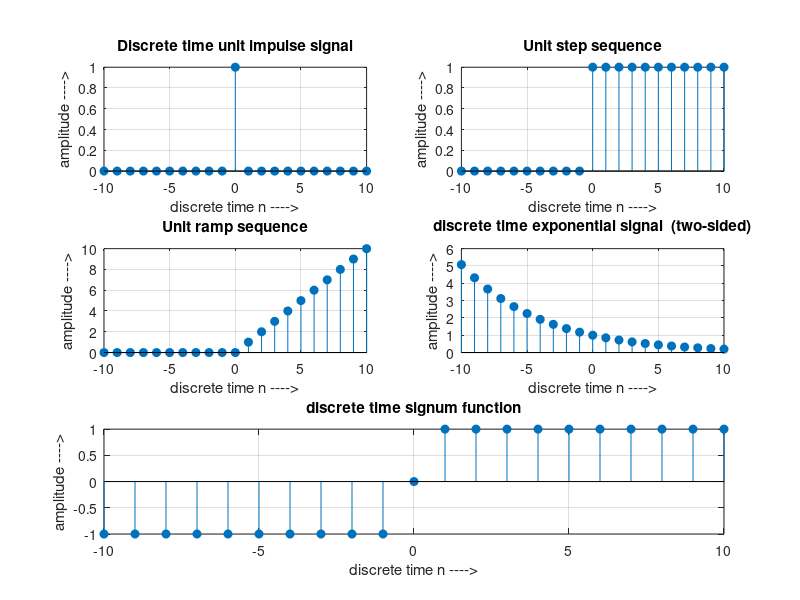
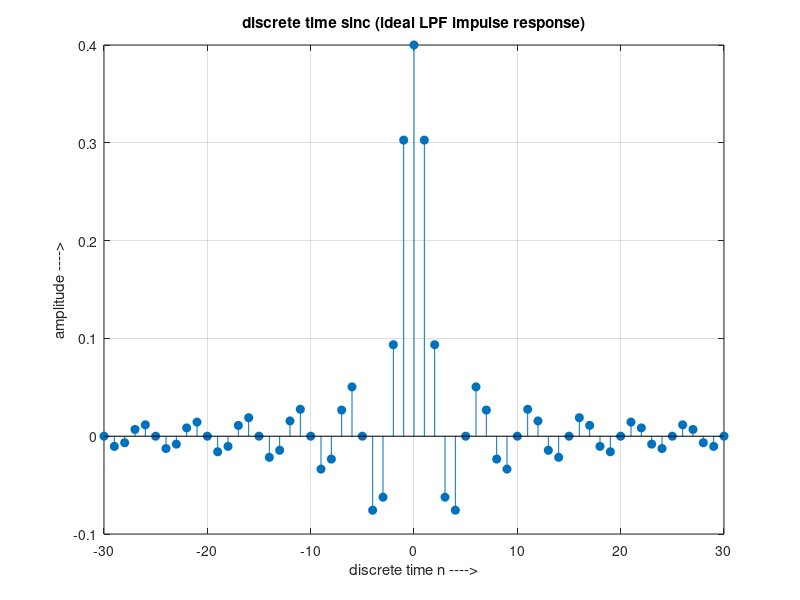

Recreate these plots in MATLAB, in order.
% -------------------------------------------------------------
% discrete_signals.m  (fixed sinc + two-sided exponential)
% -------------------------------------------------------------
clear; close all; clc;

outdir = fullfile(pwd,'figures'); if ~exist(outdir,'dir'), mkdir(outdir); end

n_short = -10:10;      % index for basic signals
n_sinc  = -30:30;      % wider window for sinc

%% ----- Basic signals -----

% Unit impulse δ[n]
delta = (n_short == 0);

% Unit step u[n]
u = (n_short >= 0);

% Unit ramp r[n] = n·u[n]
r = n_short .* u;

% *** Two-sided exponential  x[n] = alpha^n  (decays to the right) ***
alpha = 0.85;                  % 0<alpha<1
xexp = alpha .^ n_short;       % no u[n]; defined for all n

% Signum sgn[n]
sgn = zeros(size(n_short)); sgn(n_short>0)=1; sgn(n_short<0)=-1;

% *** Discrete-time sinc: ideal LPF impulse response ***
% h[n] = sin(wc n)/(pi n),  h[0] = wc/pi, choose 0<wc<pi
wc = 0.4*pi;                   % cutoff (adjust if you want narrower/wider main lobe)
sincn = zeros(size(n_sinc));
sincn(n_sinc==0) = wc/pi;      % limit at n=0
ii = (n_sinc~=0);
sincn(ii) = sin(wc*n_sinc(ii))./(pi*n_sinc(ii));

%% ----- Figure 1: five basics -----
figure('Name','Figure 1','Position',[100 100 900 650]);

subplot(3,2,1);
stem(n_short, delta, 'filled'); grid on;
title('Discrete time unit impulse signal');
xlabel('discrete time n ---->'); ylabel('amplitude ---->');

subplot(3,2,2);
stem(n_short, u, 'filled'); grid on;
title('Unit step sequence');
xlabel('discrete time n ---->'); ylabel('amplitude ---->');

subplot(3,2,3);
stem(n_short, r, 'filled'); grid on;
title('Unit ramp sequence');
xlabel('discrete time n ---->'); ylabel('amplitude ---->');

subplot(3,2,4);
stem(n_short, xexp, 'filled'); grid on;
title('discrete time exponential signal  (two-sided)');
xlabel('discrete time n ---->'); ylabel('amplitude ---->');

subplot(3,1,3);
stem(n_short, sgn, 'filled'); grid on;
title('discrete time signum function');
xlabel('discrete time n ---->'); ylabel('amplitude ---->');

saveas(gcf, fullfile(outdir,'figure1_discrete_basics.png'));

%% ----- Figure 2: sinc -----
figure('Name','Figure 2','Position',[100 100 900 650]);
stem(n_sinc, sincn, 'filled'); grid on;
title('discrete time sinc (ideal LPF impulse response)');
xlabel('discrete time n ---->'); ylabel('amplitude ---->');

saveas(gcf, fullfile(outdir,'figure2_sinc.png'));
fprintf('Saved plots to: %s\n', outdir);
